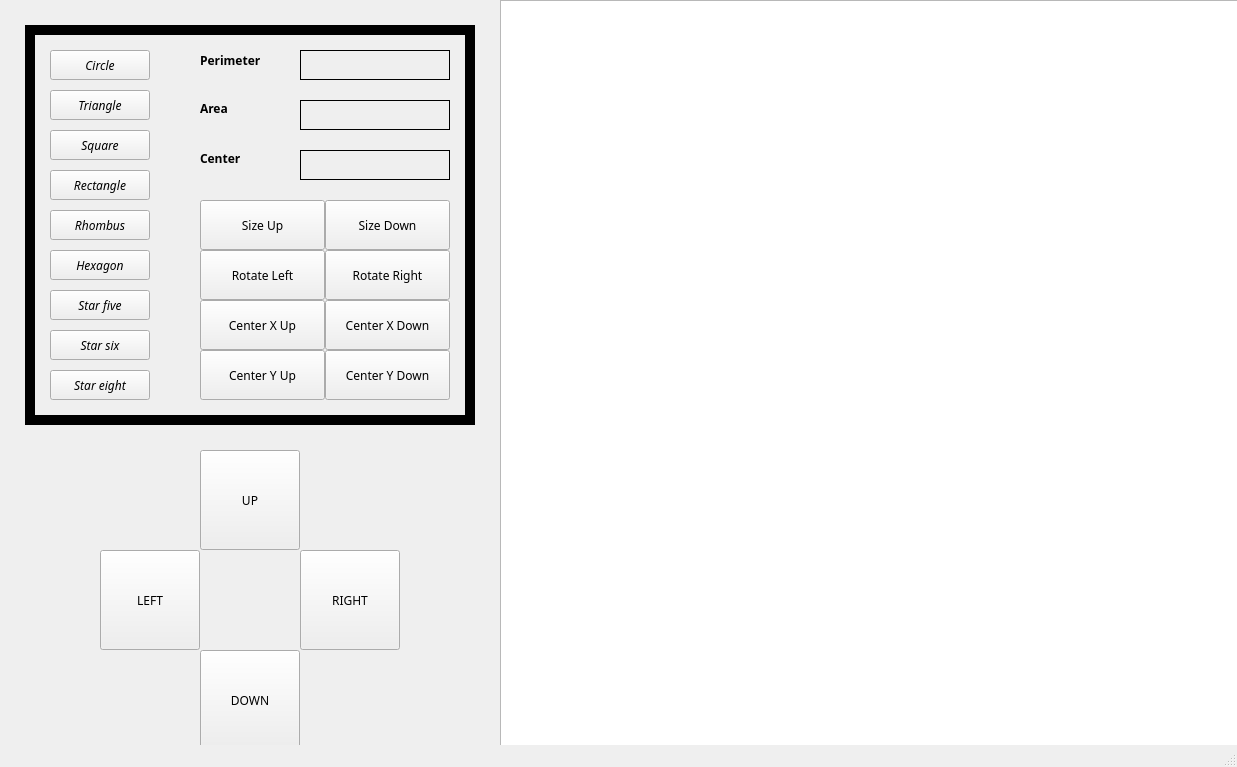
<?xml version="1.0" encoding="UTF-8"?>
<ui version="4.0">
 <class>MainWindow</class>
 <widget class="QMainWindow" name="MainWindow">
  <property name="geometry">
   <rect>
    <x>0</x>
    <y>0</y>
    <width>1237</width>
    <height>767</height>
   </rect>
  </property>
  <property name="palette">
   <palette>
    <active>
     <colorrole role="WindowText">
      <brush brushstyle="SolidPattern">
       <color alpha="255">
        <red>255</red>
        <green>255</green>
        <blue>255</blue>
       </color>
      </brush>
     </colorrole>
     <colorrole role="Button">
      <brush brushstyle="SolidPattern">
       <color alpha="255">
        <red>38</red>
        <green>162</green>
        <blue>105</blue>
       </color>
      </brush>
     </colorrole>
     <colorrole role="ButtonText">
      <brush brushstyle="SolidPattern">
       <color alpha="255">
        <red>0</red>
        <green>0</green>
        <blue>0</blue>
       </color>
      </brush>
     </colorrole>
     <colorrole role="Window">
      <brush brushstyle="SolidPattern">
       <color alpha="255">
        <red>36</red>
        <green>31</green>
        <blue>49</blue>
       </color>
      </brush>
     </colorrole>
    </active>
    <inactive>
     <colorrole role="WindowText">
      <brush brushstyle="SolidPattern">
       <color alpha="255">
        <red>0</red>
        <green>0</green>
        <blue>0</blue>
       </color>
      </brush>
     </colorrole>
     <colorrole role="Button">
      <brush brushstyle="SolidPattern">
       <color alpha="255">
        <red>239</red>
        <green>239</green>
        <blue>239</blue>
       </color>
      </brush>
     </colorrole>
     <colorrole role="ButtonText">
      <brush brushstyle="SolidPattern">
       <color alpha="255">
        <red>0</red>
        <green>0</green>
        <blue>0</blue>
       </color>
      </brush>
     </colorrole>
     <colorrole role="Window">
      <brush brushstyle="SolidPattern">
       <color alpha="255">
        <red>239</red>
        <green>239</green>
        <blue>239</blue>
       </color>
      </brush>
     </colorrole>
    </inactive>
    <disabled>
     <colorrole role="WindowText">
      <brush brushstyle="SolidPattern">
       <color alpha="255">
        <red>190</red>
        <green>190</green>
        <blue>190</blue>
       </color>
      </brush>
     </colorrole>
     <colorrole role="Button">
      <brush brushstyle="SolidPattern">
       <color alpha="255">
        <red>38</red>
        <green>162</green>
        <blue>105</blue>
       </color>
      </brush>
     </colorrole>
     <colorrole role="ButtonText">
      <brush brushstyle="SolidPattern">
       <color alpha="255">
        <red>190</red>
        <green>190</green>
        <blue>190</blue>
       </color>
      </brush>
     </colorrole>
     <colorrole role="Window">
      <brush brushstyle="SolidPattern">
       <color alpha="255">
        <red>36</red>
        <green>31</green>
        <blue>49</blue>
       </color>
      </brush>
     </colorrole>
    </disabled>
   </palette>
  </property>
  <property name="windowTitle">
   <string>MainWindow</string>
  </property>
  <property name="autoFillBackground">
   <bool>false</bool>
  </property>
  <widget class="QWidget" name="centralwidget">
   <widget class="QGraphicsView" name="graphicsView">
    <property name="geometry">
     <rect>
      <x>500</x>
      <y>0</y>
      <width>750</width>
      <height>750</height>
     </rect>
    </property>
    <property name="sizePolicy">
     <sizepolicy hsizetype="Fixed" vsizetype="Fixed">
      <horstretch>0</horstretch>
      <verstretch>0</verstretch>
     </sizepolicy>
    </property>
    <property name="verticalScrollBarPolicy">
     <enum>Qt::ScrollBarAlwaysOff</enum>
    </property>
    <property name="horizontalScrollBarPolicy">
     <enum>Qt::ScrollBarAlwaysOff</enum>
    </property>
   </widget>
   <widget class="QPushButton" name="triangle">
    <property name="geometry">
     <rect>
      <x>50</x>
      <y>90</y>
      <width>100</width>
      <height>30</height>
     </rect>
    </property>
    <property name="font">
     <font>
      <family>Courier 10 Pitch</family>
      <italic>true</italic>
     </font>
    </property>
    <property name="text">
     <string>Triangle</string>
    </property>
   </widget>
   <widget class="QPushButton" name="hexaggon">
    <property name="geometry">
     <rect>
      <x>50</x>
      <y>250</y>
      <width>100</width>
      <height>30</height>
     </rect>
    </property>
    <property name="font">
     <font>
      <family>Courier 10 Pitch</family>
      <italic>true</italic>
     </font>
    </property>
    <property name="text">
     <string>Hexagon</string>
    </property>
   </widget>
   <widget class="QPushButton" name="cirrcle">
    <property name="geometry">
     <rect>
      <x>50</x>
      <y>50</y>
      <width>100</width>
      <height>30</height>
     </rect>
    </property>
    <property name="font">
     <font>
      <family>Courier 10 Pitch</family>
      <italic>true</italic>
     </font>
    </property>
    <property name="text">
     <string>Circle</string>
    </property>
   </widget>
   <widget class="QPushButton" name="sqquare">
    <property name="geometry">
     <rect>
      <x>50</x>
      <y>130</y>
      <width>100</width>
      <height>30</height>
     </rect>
    </property>
    <property name="font">
     <font>
      <family>Courier 10 Pitch</family>
      <italic>true</italic>
     </font>
    </property>
    <property name="text">
     <string>Square</string>
    </property>
   </widget>
   <widget class="QPushButton" name="starfive">
    <property name="geometry">
     <rect>
      <x>50</x>
      <y>290</y>
      <width>100</width>
      <height>30</height>
     </rect>
    </property>
    <property name="font">
     <font>
      <family>Courier 10 Pitch</family>
      <italic>true</italic>
     </font>
    </property>
    <property name="text">
     <string>Star five</string>
    </property>
   </widget>
   <widget class="QPushButton" name="starsix">
    <property name="geometry">
     <rect>
      <x>50</x>
      <y>330</y>
      <width>100</width>
      <height>30</height>
     </rect>
    </property>
    <property name="font">
     <font>
      <family>Courier 10 Pitch</family>
      <italic>true</italic>
     </font>
    </property>
    <property name="text">
     <string>Star six</string>
    </property>
   </widget>
   <widget class="QPushButton" name="stareight">
    <property name="geometry">
     <rect>
      <x>50</x>
      <y>370</y>
      <width>100</width>
      <height>30</height>
     </rect>
    </property>
    <property name="font">
     <font>
      <family>Courier 10 Pitch</family>
      <italic>true</italic>
     </font>
    </property>
    <property name="text">
     <string>Star eight</string>
    </property>
   </widget>
   <widget class="QPushButton" name="rrhombus">
    <property name="geometry">
     <rect>
      <x>50</x>
      <y>210</y>
      <width>100</width>
      <height>30</height>
     </rect>
    </property>
    <property name="font">
     <font>
      <family>Courier 10 Pitch</family>
      <italic>true</italic>
     </font>
    </property>
    <property name="text">
     <string>Rhombus</string>
    </property>
   </widget>
   <widget class="QLabel" name="length">
    <property name="geometry">
     <rect>
      <x>200</x>
      <y>50</y>
      <width>91</width>
      <height>21</height>
     </rect>
    </property>
    <property name="font">
     <font>
      <family>Courier 10 Pitch</family>
      <bold>true</bold>
     </font>
    </property>
    <property name="text">
     <string>Perimeter</string>
    </property>
    <property name="textFormat">
     <enum>Qt::AutoText</enum>
    </property>
    <property name="alignment">
     <set>Qt::AlignLeading|Qt::AlignLeft|Qt::AlignVCenter</set>
    </property>
    <property name="wordWrap">
     <bool>false</bool>
    </property>
   </widget>
   <widget class="QLabel" name="squaresize">
    <property name="geometry">
     <rect>
      <x>200</x>
      <y>100</y>
      <width>81</width>
      <height>16</height>
     </rect>
    </property>
    <property name="font">
     <font>
      <family>Courier 10 Pitch</family>
      <bold>true</bold>
     </font>
    </property>
    <property name="text">
     <string>Area</string>
    </property>
    <property name="textFormat">
     <enum>Qt::AutoText</enum>
    </property>
    <property name="alignment">
     <set>Qt::AlignLeading|Qt::AlignLeft|Qt::AlignVCenter</set>
    </property>
    <property name="wordWrap">
     <bool>false</bool>
    </property>
   </widget>
   <widget class="QLabel" name="centreinfo">
    <property name="geometry">
     <rect>
      <x>200</x>
      <y>150</y>
      <width>66</width>
      <height>17</height>
     </rect>
    </property>
    <property name="font">
     <font>
      <family>Courier 10 Pitch</family>
      <bold>true</bold>
     </font>
    </property>
    <property name="text">
     <string>Center</string>
    </property>
    <property name="textFormat">
     <enum>Qt::AutoText</enum>
    </property>
    <property name="alignment">
     <set>Qt::AlignLeading|Qt::AlignLeft|Qt::AlignVCenter</set>
    </property>
    <property name="wordWrap">
     <bool>false</bool>
    </property>
   </widget>
   <widget class="QLabel" name="lengthnum">
    <property name="geometry">
     <rect>
      <x>300</x>
      <y>50</y>
      <width>150</width>
      <height>30</height>
     </rect>
    </property>
    <property name="font">
     <font>
      <family>Courier 10 Pitch</family>
      <bold>true</bold>
      <underline>true</underline>
     </font>
    </property>
    <property name="frameShape">
     <enum>QFrame::Box</enum>
    </property>
    <property name="text">
     <string/>
    </property>
   </widget>
   <widget class="QLabel" name="squarenum">
    <property name="geometry">
     <rect>
      <x>300</x>
      <y>100</y>
      <width>150</width>
      <height>30</height>
     </rect>
    </property>
    <property name="font">
     <font>
      <family>Courier 10 Pitch</family>
      <bold>true</bold>
      <underline>true</underline>
     </font>
    </property>
    <property name="frameShape">
     <enum>QFrame::Box</enum>
    </property>
    <property name="text">
     <string/>
    </property>
   </widget>
   <widget class="QLabel" name="centrenum">
    <property name="geometry">
     <rect>
      <x>300</x>
      <y>150</y>
      <width>150</width>
      <height>30</height>
     </rect>
    </property>
    <property name="font">
     <font>
      <family>Courier 10 Pitch</family>
      <bold>true</bold>
      <underline>true</underline>
     </font>
    </property>
    <property name="frameShape">
     <enum>QFrame::Box</enum>
    </property>
    <property name="text">
     <string/>
    </property>
   </widget>
   <widget class="QPushButton" name="reectangle">
    <property name="geometry">
     <rect>
      <x>50</x>
      <y>170</y>
      <width>100</width>
      <height>30</height>
     </rect>
    </property>
    <property name="font">
     <font>
      <family>Courier 10 Pitch</family>
      <italic>true</italic>
     </font>
    </property>
    <property name="text">
     <string>Rectangle</string>
    </property>
   </widget>
   <widget class="QPushButton" name="upsize">
    <property name="geometry">
     <rect>
      <x>200</x>
      <y>200</y>
      <width>125</width>
      <height>50</height>
     </rect>
    </property>
    <property name="font">
     <font>
      <family>Courier 10 Pitch</family>
     </font>
    </property>
    <property name="text">
     <string>Size Up</string>
    </property>
   </widget>
   <widget class="QPushButton" name="downsize">
    <property name="geometry">
     <rect>
      <x>325</x>
      <y>200</y>
      <width>125</width>
      <height>50</height>
     </rect>
    </property>
    <property name="font">
     <font>
      <family>Courier 10 Pitch</family>
     </font>
    </property>
    <property name="text">
     <string>Size Down</string>
    </property>
   </widget>
   <widget class="QPushButton" name="mooveup">
    <property name="geometry">
     <rect>
      <x>200</x>
      <y>450</y>
      <width>100</width>
      <height>100</height>
     </rect>
    </property>
    <property name="font">
     <font>
      <family>Courier 10 Pitch</family>
     </font>
    </property>
    <property name="text">
     <string>UP</string>
    </property>
   </widget>
   <widget class="QPushButton" name="movedownn">
    <property name="geometry">
     <rect>
      <x>200</x>
      <y>650</y>
      <width>100</width>
      <height>100</height>
     </rect>
    </property>
    <property name="font">
     <font>
      <family>Courier 10 Pitch</family>
     </font>
    </property>
    <property name="text">
     <string>DOWN</string>
    </property>
   </widget>
   <widget class="QPushButton" name="mmoveleft">
    <property name="geometry">
     <rect>
      <x>100</x>
      <y>550</y>
      <width>100</width>
      <height>100</height>
     </rect>
    </property>
    <property name="font">
     <font>
      <family>Courier 10 Pitch</family>
     </font>
    </property>
    <property name="text">
     <string>LEFT</string>
    </property>
   </widget>
   <widget class="QPushButton" name="mmooveright">
    <property name="geometry">
     <rect>
      <x>300</x>
      <y>550</y>
      <width>100</width>
      <height>100</height>
     </rect>
    </property>
    <property name="font">
     <font>
      <family>Courier 10 Pitch</family>
     </font>
    </property>
    <property name="text">
     <string>RIGHT</string>
    </property>
   </widget>
   <widget class="QPushButton" name="rrotateleft">
    <property name="geometry">
     <rect>
      <x>200</x>
      <y>250</y>
      <width>125</width>
      <height>50</height>
     </rect>
    </property>
    <property name="font">
     <font>
      <family>Courier 10 Pitch</family>
     </font>
    </property>
    <property name="text">
     <string>Rotate Left</string>
    </property>
   </widget>
   <widget class="QPushButton" name="rrottateright">
    <property name="geometry">
     <rect>
      <x>325</x>
      <y>250</y>
      <width>125</width>
      <height>50</height>
     </rect>
    </property>
    <property name="font">
     <font>
      <family>Courier 10 Pitch</family>
     </font>
    </property>
    <property name="text">
     <string>Rotate Right</string>
    </property>
   </widget>
   <widget class="QPushButton" name="xpluscentre">
    <property name="geometry">
     <rect>
      <x>200</x>
      <y>300</y>
      <width>125</width>
      <height>50</height>
     </rect>
    </property>
    <property name="font">
     <font>
      <family>Courier 10 Pitch</family>
     </font>
    </property>
    <property name="text">
     <string>Center X Up</string>
    </property>
   </widget>
   <widget class="QPushButton" name="xmminuscentre">
    <property name="geometry">
     <rect>
      <x>325</x>
      <y>300</y>
      <width>125</width>
      <height>50</height>
     </rect>
    </property>
    <property name="font">
     <font>
      <family>Courier 10 Pitch</family>
     </font>
    </property>
    <property name="text">
     <string>Center X Down</string>
    </property>
   </widget>
   <widget class="QPushButton" name="tpluuscentre">
    <property name="geometry">
     <rect>
      <x>200</x>
      <y>350</y>
      <width>125</width>
      <height>50</height>
     </rect>
    </property>
    <property name="font">
     <font>
      <family>Courier 10 Pitch</family>
     </font>
    </property>
    <property name="text">
     <string>Center Y Up</string>
    </property>
   </widget>
   <widget class="QPushButton" name="ymiinuscentre">
    <property name="geometry">
     <rect>
      <x>325</x>
      <y>350</y>
      <width>125</width>
      <height>50</height>
     </rect>
    </property>
    <property name="font">
     <font>
      <family>Courier 10 Pitch</family>
     </font>
    </property>
    <property name="text">
     <string>Center Y Down</string>
    </property>
   </widget>
   <widget class="QFrame" name="frame">
    <property name="geometry">
     <rect>
      <x>25</x>
      <y>25</y>
      <width>450</width>
      <height>400</height>
     </rect>
    </property>
    <property name="palette">
     <palette>
      <active>
       <colorrole role="Window">
        <brush brushstyle="SolidPattern">
         <color alpha="255">
          <red>36</red>
          <green>31</green>
          <blue>49</blue>
         </color>
        </brush>
       </colorrole>
      </active>
      <inactive>
       <colorrole role="Window">
        <brush brushstyle="SolidPattern">
         <color alpha="255">
          <red>239</red>
          <green>239</green>
          <blue>239</blue>
         </color>
        </brush>
       </colorrole>
      </inactive>
      <disabled>
       <colorrole role="Window">
        <brush brushstyle="SolidPattern">
         <color alpha="255">
          <red>36</red>
          <green>31</green>
          <blue>49</blue>
         </color>
        </brush>
       </colorrole>
      </disabled>
     </palette>
    </property>
    <property name="frameShape">
     <enum>QFrame::Box</enum>
    </property>
    <property name="frameShadow">
     <enum>QFrame::Plain</enum>
    </property>
    <property name="lineWidth">
     <number>10</number>
    </property>
   </widget>
   <zorder>frame</zorder>
   <zorder>graphicsView</zorder>
   <zorder>triangle</zorder>
   <zorder>hexaggon</zorder>
   <zorder>cirrcle</zorder>
   <zorder>sqquare</zorder>
   <zorder>starfive</zorder>
   <zorder>starsix</zorder>
   <zorder>stareight</zorder>
   <zorder>rrhombus</zorder>
   <zorder>length</zorder>
   <zorder>squaresize</zorder>
   <zorder>centreinfo</zorder>
   <zorder>lengthnum</zorder>
   <zorder>squarenum</zorder>
   <zorder>centrenum</zorder>
   <zorder>reectangle</zorder>
   <zorder>upsize</zorder>
   <zorder>downsize</zorder>
   <zorder>mooveup</zorder>
   <zorder>movedownn</zorder>
   <zorder>mmoveleft</zorder>
   <zorder>mmooveright</zorder>
   <zorder>rrotateleft</zorder>
   <zorder>rrottateright</zorder>
   <zorder>xpluscentre</zorder>
   <zorder>xmminuscentre</zorder>
   <zorder>tpluuscentre</zorder>
   <zorder>ymiinuscentre</zorder>
  </widget>
  <widget class="QMenuBar" name="menubar">
   <property name="geometry">
    <rect>
     <x>0</x>
     <y>0</y>
     <width>1237</width>
     <height>22</height>
    </rect>
   </property>
  </widget>
  <widget class="QStatusBar" name="statusbar"/>
 </widget>
 <resources/>
 <connections/>
</ui>
